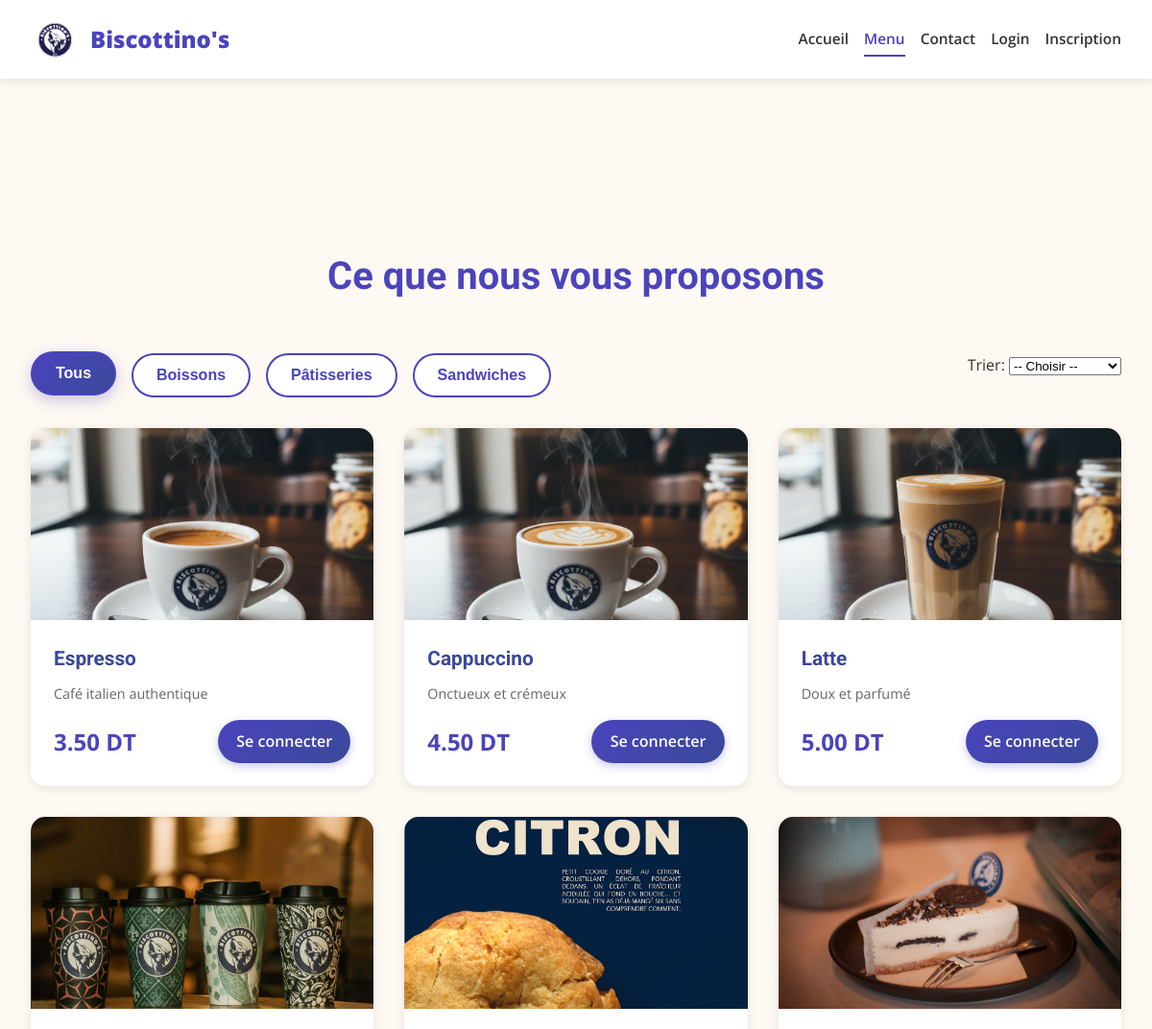
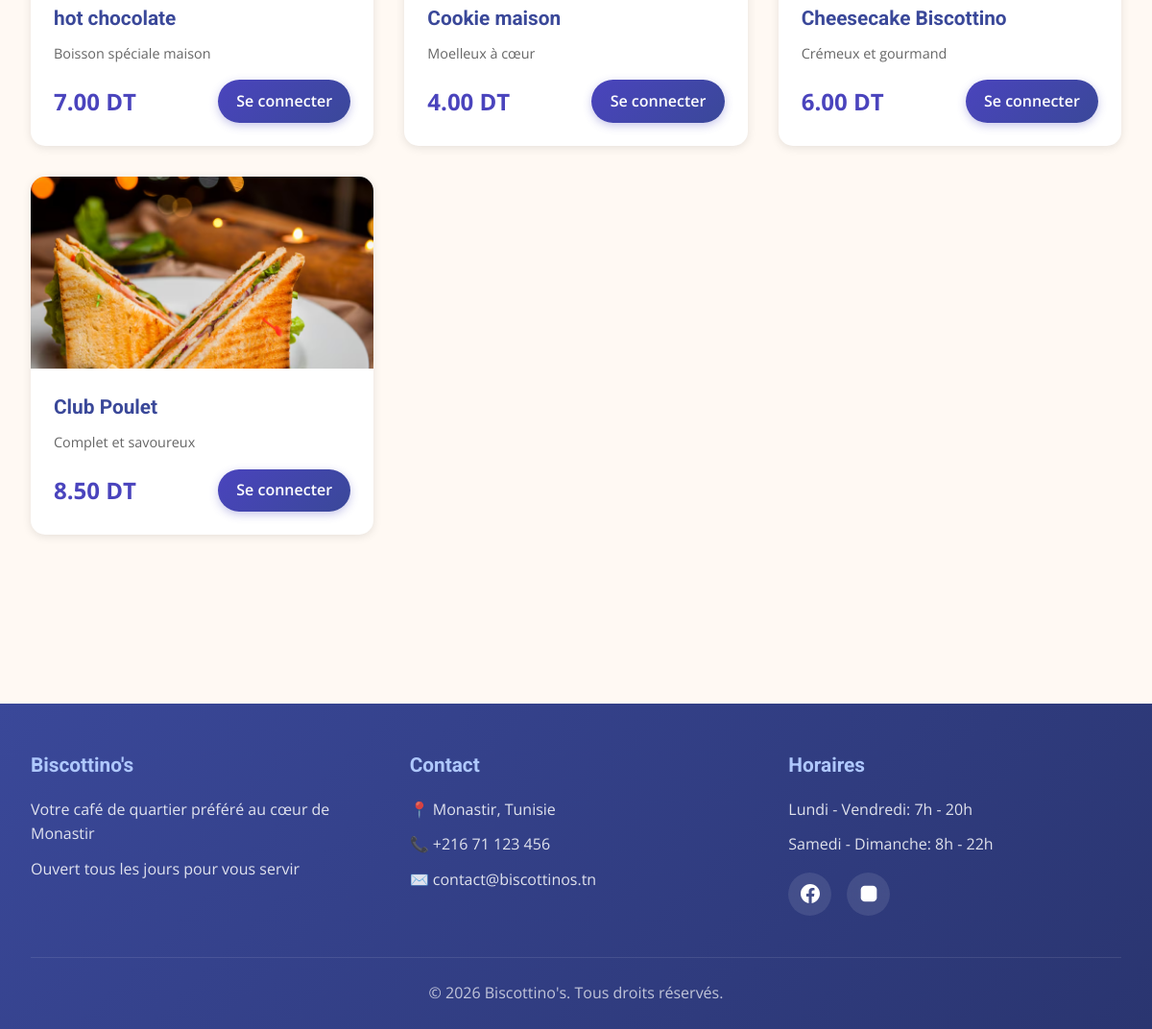
Page /menu.php on the committed database (2 pictures, top to bottom).
### tables this page shows
CREATE TABLE IF NOT EXISTS products (
    id INT AUTO_INCREMENT PRIMARY KEY,
    name VARCHAR(120) NOT NULL,
    category VARCHAR(60) NOT NULL,
    subcategory VARCHAR(60) DEFAULT NULL,
    description VARCHAR(255) NOT NULL,
    extra_info TEXT,
    price DECIMAL(10,2) NOT NULL,
    image_path VARCHAR(255) NOT NULL,
    popularity INT DEFAULT 0,
    is_active TINYINT(1) DEFAULT 1,
    created_at TIMESTAMP DEFAULT CURRENT_TIMESTAMP
);

### inc/helpers.php (called while the page is built, shortened)
<?php
function e(?string $value): string
{
    return htmlspecialchars((string) $value, ENT_QUOTES, 'UTF-8');
}
function current_user(): ?array
{
    return $_SESSION['user'] ?? null;
}

### menu.php (the view, shortened to what this page needs)
<?php
require_once __DIR__ . '/inc/bootstrap.php';
require_once __DIR__ . '/inc/layout.php';
$user = current_user();
$stmt = $pdo->query('SELECT id, name, category, subcategory, description, extra_info, price, image_path, popularity FROM products WHERE is_active = 1 ORDER BY category, popularity DESC');
$products = $stmt->fetchAll();
render_header($pdo, 'Biscottino\'s - Menu', 'menu');
?>
<div class="container" style="margin-top: 110px;">
    <h1 class="page-title">Ce que nous vous proposons</h1>
    <div class="products-grid" id="productsGrid">
        <?php foreach ($products as $product): ?>
            <div class="product-card <?= e($product['category']) ?>" data-category="<?= e($product['category']) ?>" data-price="<?= e((string) $product['price']) ?>" data-popularity="<?= e((string) $product['popularity']) ?>">
                <div class="product-image-wrapper">
                    <img src="<?= e($product['image_path']) ?>" alt="<?= e($product['name']) ?>" class="product-image">
                </div>
                <div class="product-info">
                    <h3 class="product-name"><?= e($product['name']) ?></h3>
                    <p class="product-description"><?= e($product['description']) ?></p>
                    <div class="product-footer">
                        <span class="product-price"><?= e(number_format((float) $product['price'], 2)) ?> DT</span>
                        <?php if ($user): ?>
                            <form method="post" class="inline-form">
                                <input type="hidden" name="action" value="add_to_cart">
                                <input type="hidden" name="product_id" value="<?= e((string) $product['id']) ?>">
                                <button class="add-to-cart" type="submit">Ajouter</button>
                            </form>
                        <?php else: ?>
                            <a class="add-to-cart" href="login.php" style="display:inline-block;text-decoration:none;">Se connecter</a>
                        <?php endif; ?>
                    </div>
                </div>
            </div>
        <?php endforeach; ?>
    </div>
</div>
<?php render_footer(); ?>

### inc/layout.php (shortened to what this page needs)
<?php
require_once __DIR__ . '/helpers.php';
function render_header(PDO $pdo, string $title, string $activePage = ''): void
{
    $user = current_user();
    $count = 0;
    ?>
<!DOCTYPE html>
<html lang="fr">
<head>
    <link rel="stylesheet" href="acceuil.css">
    <?php if ($activePage === 'menu'): ?>
        <link rel="stylesheet" href="menu.css">
    <?php endif; ?>
    <link rel="stylesheet" href="auth.css">
</head>
<body>
<header>
    <div class="header-content">
        <a href="acceuil.php" class="logo">
            <img src="assets/logo.png" alt="Biscottino's Logo">
            <span>Biscottino's</span>
        </a>
        <nav id="mainNav">
            <ul>
                <li><a href="acceuil.php" class="<?= $activePage === 'acceuil' ? 'active' : '' ?>">Accueil</a></li>
                <li><a href="menu.php" class="<?= $activePage === 'menu' ? 'active' : '' ?>">Menu</a></li>
                <li><a href="contact.php" class="<?= $activePage === 'contact' ? 'active' : '' ?>">Contact</a></li>
                <?php if ($user): ?>
                    <li>
                        <a href="panier.php" class="panier-nav-link <?= $activePage === 'panier' ? 'active' : '' ?>" aria-label="Panier (<?= $count ?>)">
                            <img src="assets/panier.png" alt="Panier" class="panier-nav-icon">
                            <span class="panier-nav-count"><?= $count ?></span>
                        </a>
                    </li>
                    <li><a href="profile.php" class="<?= $activePage === 'profile' ? 'active' : '' ?>">Profil</a></li>
                    <li><a href="logout.php">Logout</a></li>
                <?php else: ?>
                    <li><a href="login.php" class="<?= $activePage === 'login' ? 'active' : '' ?>">Login</a></li>
                    <li><a href="register.php" class="<?= $activePage === 'register' ? 'active' : '' ?>">Inscription</a></li>
                <?php endif; ?>
            </ul>
        </nav>
    </div>
</header>
<main class="page-main">
<?php
}
function render_footer(): void
{
    ?>
</main>
<footer>
    <div class="footer-content">
        <div class="footer-section">
            <h3>Biscottino's</h3>
            <p>Votre café de quartier préféré au cœur de Monastir</p>
            <p>Ouvert tous les jours pour vous servir</p>
        </div>
        <div class="footer-section">
            <h3>Contact</h3>
            <p>📍 Monastir, Tunisie</p>
            <p>📞 +216 71 123 456</p>
            <p>✉️ contact@biscottinos.tn</p>
        </div>
        <div class="footer-section">
            <h3>Horaires</h3>
            <p>Lundi - Vendredi: 7h - 20h</p>
            <p>Samedi - Dimanche: 8h - 22h</p>
            <div class="social-links">
                <a href="https://www.facebook.com/biscottinos/?locale=fr_FR" title="Facebook" aria-label="Facebook" target="_blank" rel="noopener noreferrer">
                </a>
                <a href="https://www.instagram.com/biscottino_s/?hl=fr" title="Instagram" aria-label="Instagram" target="_blank" rel="noopener noreferrer">
                    <svg width="20" height="20" fill="white" viewBox="0 0 24 24">
                        <rect x="2" y="2" width="20" height="20" rx="5" ry="5"/>
                        <path d="M16 11.37A4 4 0 1 1 12.63 8 4 4 0 0 1 16 11.37z" fill="none" stroke="currentColor" stroke-width="2"/>
                        <circle cx="17.5" cy="6.5" r="1.5"/>
                    </svg>
                </a>
            </div>
        </div>
    </div>
    <div class="footer-bottom">
        <p>&copy; 2026 Biscottino's. Tous droits réservés.</p>
    </div>
</footer>
</body>
</html>
<?php
}

### acceuil.css (style rules this page uses)
* { margin: 0; padding: 0; box-sizing: border-box; }
:root { --primary-color: #4a44bd; --secondary-color: rgb(58, 72, 153); --accent-color: #afc8fd; --text-dark: #333; --text-light: #666; --bg-light: #FFF9F3; --white: #FFFFFF; --shadow-sm: 0 2px 10px rgba(0,0,0,0.1); --shadow-md: 0 5px 20px rgba(0,0,0,0.15); --shadow-lg: 0 10px 30px rgba(0,0,0,0.2); --transition: all 0.3s cubic-bezier(0.4, 0, 0.2, 1); }
body { font-family: 'Open Sans', sans-serif; color: var(--text-dark); background-color: var(--bg-light); line-height: 1.6; overflow-x: hidden; }
h1, h2, h3 { font-family: 'Roboto', sans-serif; }
header { background: var(--white); box-shadow: var(--shadow-sm); position: sticky; top: 0; z-index: 1000; transition: var(--transition); }
.header-content { max-width: 1200px; margin: 0 auto; display: flex; justify-content: space-between; align-items: center; padding: 1rem 2rem; }
.logo { display: flex; align-items: center; gap: 0.75rem; font-size: 1.5rem; font-weight: 900; color: var(--primary-color); cursor: pointer; transition: var(--transition); text-decoration: none; }
.logo img { width: 50px; height: 50px; object-fit: contain; transition: transform 0.3s; }
nav ul { display: flex; list-style: none; gap: 3rem; }
nav a { text-decoration: none; color: var(--text-dark); font-weight: 600; font-size: 1.05rem; transition: var(--transition); position: relative; padding: 0.5rem 0; }
nav a.active { color: var(--primary-color); }
nav a::after { content: ''; position: absolute; bottom: 0; left: 0; width: 0; height: 2px; background: var(--primary-color); transition: width 0.3s ease; }
nav a:hover, nav a.active { color: var(--primary-color); }
nav a:hover::after, nav a.active::after { width: 100%; }
.container { max-width: 1200px; margin: 0 auto; padding: 4rem 2rem; }
footer { background: linear-gradient(135deg, var(--secondary-color), #2a3570); color: white; padding: 3rem 2rem 0; }
.footer-content { max-width: 1200px; margin: 0 auto; display: grid; grid-template-columns: repeat(3, 1fr); gap: 3rem; padding-bottom: 2rem; }
.footer-section h3 { margin-bottom: 1rem; color: var(--accent-color); font-size: 1.3rem; }
.footer-section p, .footer-section a { color: rgba(255,255,255,0.85); text-decoration: none; display: block; margin-bottom: 0.7rem; transition: var(--transition); }
.social-links { display: flex; gap: 1rem; margin-top: 1rem; }
.social-links a { width: 45px; height: 45px; background: rgba(255, 255, 255, 0.1); border-radius: 50%; display: flex; align-items: center; justify-content: center; transition: var(--transition); backdrop-filter: blur(10px); }
.footer-bottom { border-top: 1px solid rgba(255, 255, 255, 0.1); padding: 1.5rem 0; text-align: center; color: rgba(255, 255, 255, 0.7); }

### auth.css (style rules this page uses)
body { min-height: 100vh; display: flex; flex-direction: column; }
.page-main { flex: 1; width: 100%; }
img, iframe { max-width: 100%; }
.header-content { gap: 1rem; }
#mainNav ul { gap: 1rem; }
#mainNav a { font-size: 0.96rem; white-space: nowrap; }

### rows in the picture
products: image_path (picture), name "Espresso", description "Café italien authentique", price "3.50"
products: image_path (picture), name "Cappuccino", description "Onctueux et crémeux", price "4.50"
products: image_path (picture), name "Latte", description "Doux et parfumé", price "5.00"
products: image_path (picture), name "hot chocolate", description "Boisson spéciale maison", price "7.00"
products: image_path (picture), name "Cookie maison", description "Moelleux à cœur", price "4.00"
products: image_path (picture), name "Cheesecake Biscottino", description "Crémeux et gourmand", price "6.00"
products: image_path (picture), name "Club Poulet", description "Complet et savoureux", price "8.50"
